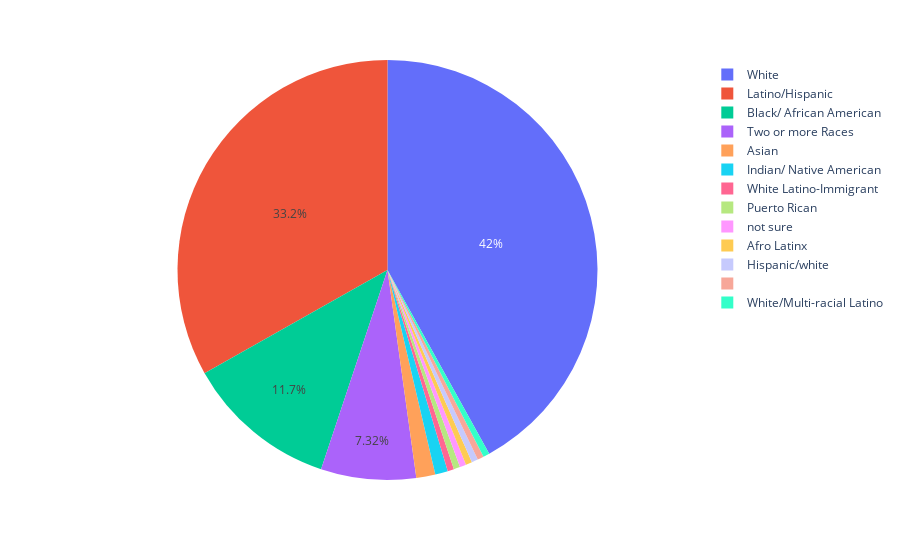

The notebook cell saved with this chart:
### Code cell
names = ["White", "Latino/Hispanic", "Black/ African American", "Two or more Races", "Asian", "Indian/ Native American", "White Latino-Immigrant", "Puerto Rican", "not sure", "Afro Latinx", "Hispanic/white", "       ", "White/Multi-racial Latino"]
for template in ["plotly_dark"]:
    fig = px.pie(dei, values=dei["What is your race? "].value_counts(), names=names)
    fig.update_traces(textposition='inside')
    fig.update_layout(uniformtext_minsize=12, uniformtext_mode='hide')
    fig.show()

### Figure 1 — Plotly figure (JSON) as saved in the notebook; plotly's stock layout.template omitted (floating-point values rounded to 4 significant figures)
{"data": [{"domain": {"x": [0, 1], "y": [0, 1]}, "hovertemplate": "label=%{label}<br>value=%{value}<extra></extra>", "labels": ["White", "Latino/Hispanic", "Black/ African American", "Two or more Races", "Asian", "Indian/ Native American", "White Latino-Immigrant", "Puerto Rican", "not sure", "Afro Latinx", "Hispanic/white", "       ", "White/Multi-racial Latino"], "legendgroup": "", "name": "", "showlegend": true, "textposition": "inside", "type": "pie", "values": [86, 68, 24, 15, 3, 2, 1, 1, 1, 1, 1, 1, 1]}], "layout": {"legend": {"tracegroupgap": 0}, "margin": {"t": 60}, "uniformtext": {"minsize": 12, "mode": "hide"}}}
